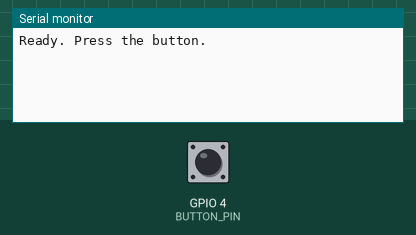
Recording of a program running on a simulated ESP32-S3. Parts: the last lines printed to the serial monitor. Inputs (shaded band) come from the test bench; at power-on: GPIO 4 (BUTTON_PIN) HIGH.

Above: at 1.2 s.
1.3 s: GPIO 4 (BUTTON_PIN) pulled LOW for 0.15 s
At 2.1 s:
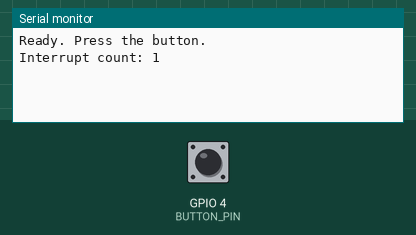
2.9 s: GPIO 4 (BUTTON_PIN) pulled LOW for 1 s
At 3.4 s:
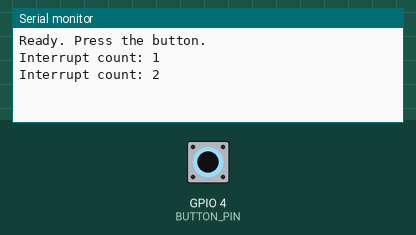
5.4 s: GPIO 4 (BUTTON_PIN) pulled LOW for 0.15 s
At 6.5 s:
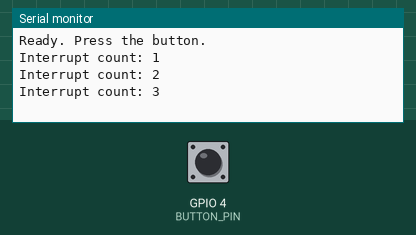

The program:

main.cpp
```cpp
#include <Arduino.h>
#define BUTTON_PIN 4

volatile bool interruptFlag = false;
volatile unsigned long counter = 0;

void IRAM_ATTR handleInterrupt() {
  interruptFlag = true;
}

void setup() {
  Serial.begin(115200);
  pinMode(BUTTON_PIN, INPUT_PULLUP);
  attachInterrupt(digitalPinToInterrupt(BUTTON_PIN), handleInterrupt, FALLING);
  Serial.println("Ready. Press the button.");
}

void loop() {
  if (interruptFlag) {
    interruptFlag = false;
    if (digitalRead(BUTTON_PIN) == LOW) {
      counter++;
      Serial.print("Interrupt count: ");
    Serial.println(counter);
    } else {
      Serial.println("Button released.");
    }


  }
}
```

Measured:
- after the input at 1.3 s, the serial monitor: prints a new line at once (image 1)
- after the input at 2.9 s, the serial monitor: prints a new line at once (image 2)
- after the input at 5.4 s, the serial monitor: prints a new line at once (image 3)
